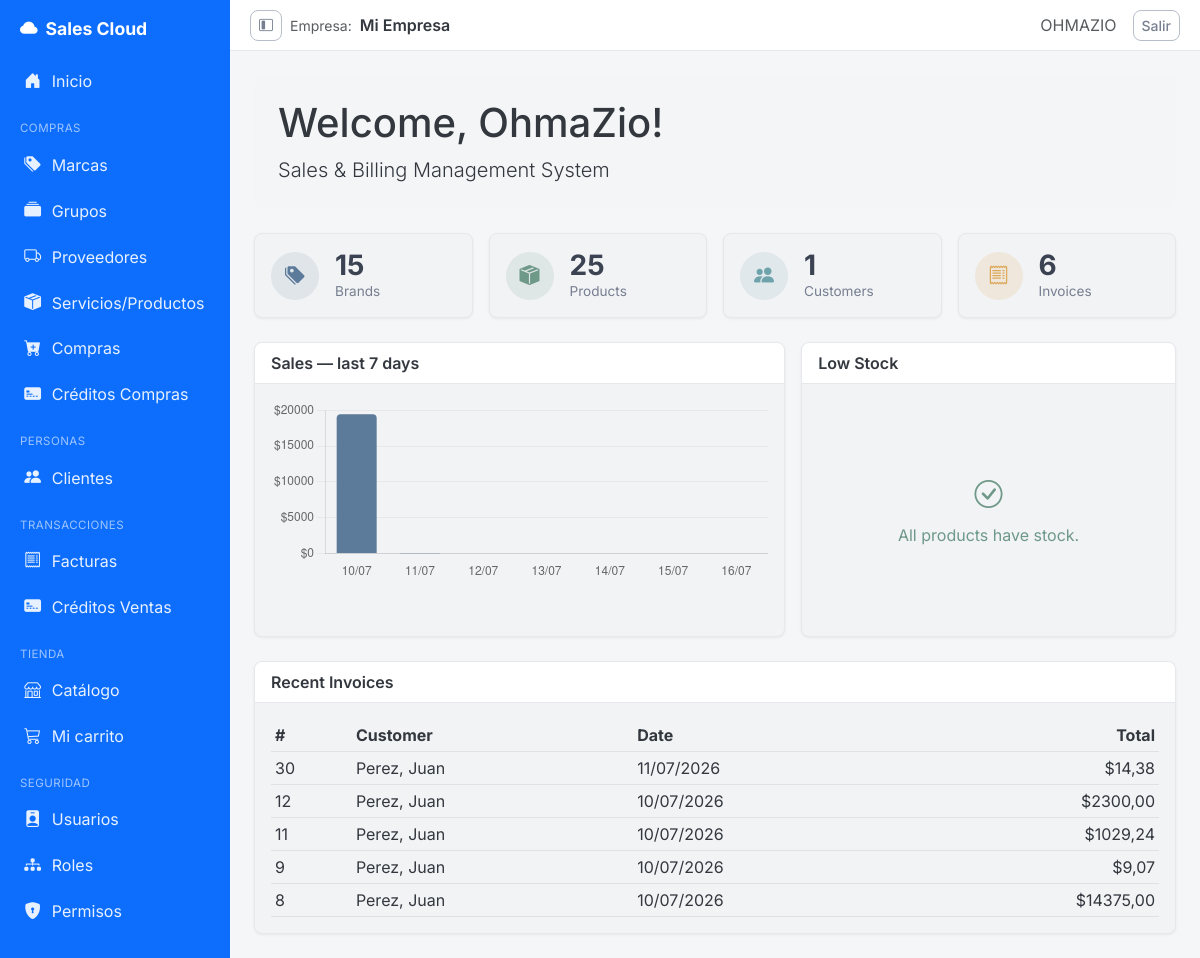
The app's page / (signed in) with its own data.
### billing/models.py (models this page shows, shortened)
class Invoice(models.Model):
    TIPO_PAGO_CONTADO = 'CONTADO'
    TIPO_PAGO_CREDITO = 'CREDITO'
    TIPO_PAGO_CHOICES = [
        (TIPO_PAGO_CONTADO, 'Contado'),
        (TIPO_PAGO_CREDITO, 'Crédito'),
    ]
    ESTADO_PENDIENTE = 'PENDIENTE'
    ESTADO_PAGADA = 'PAGADA'
    ESTADO_CHOICES = [
        (ESTADO_PENDIENTE, 'Pendiente'),
        (ESTADO_PAGADA, 'Pagada'),
    ]
    customer = models.ForeignKey(Customer, on_delete=models.PROTECT, related_name='invoices')
    invoice_date = models.DateTimeField(auto_now_add=True)
    subtotal = models.DecimalField(max_digits=12, decimal_places=2, default=0)
    tax = models.DecimalField(max_digits=12, decimal_places=2, default=0)
    total = models.DecimalField(max_digits=12, decimal_places=2, default=0)
    is_active = models.BooleanField(default=True)
    tipo_pago = models.CharField(max_length=10, choices=TIPO_PAGO_CHOICES, default=TIPO_PAGO_CONTADO)
    saldo = models.DecimalField(max_digits=10, decimal_places=2, default=0)
    estado = models.CharField(max_length=10, choices=ESTADO_CHOICES, default=ESTADO_PENDIENTE)
    class Meta:
        ordering = ['-invoice_date']
        permissions = [
            ('export_invoice', 'Can export invoice'),
            ('print_invoice', 'Can print invoice'),
        ]

class Customer(models.Model):
    DOCUMENT_CEDULA = 'CEDULA'
    DOCUMENT_RUC = 'RUC'
    DOCUMENT_CHOICES = [
        (DOCUMENT_CEDULA, 'Cédula'),
        (DOCUMENT_RUC, 'RUC'),
    ]
    dni = models.CharField(max_length=13, unique=True, verbose_name='DNI/RUC', validators=[validate_cedula_ec])
    document_type = models.CharField(max_length=10, choices=DOCUMENT_CHOICES, default=DOCUMENT_CEDULA, blank=True)
    business_name = models.CharField(max_length=200, blank=True, null=True, verbose_name='Razón Social')
    first_name = models.CharField(max_length=100)
    last_name = models.CharField(max_length=100)
    email = models.EmailField(blank=True, null=True)
    phone = models.CharField(max_length=20, blank=True, null=True)
    address = models.TextField(blank=True, null=True)
    is_active = models.BooleanField(default=True)
    created_at = models.DateTimeField(auto_now_add=True)
    updated_at = models.DateTimeField(auto_now=True)
    class Meta:
        ordering = ['last_name', 'first_name']
        permissions = [
            ('export_customer', 'Can export customer'),
            ('print_customer', 'Can print customer'),
        ]
    def __str__(self): return f'{self.last_name}, {self.first_name}'

### billing/views.py (the view)
# urls.py: path('', views.home, name='home'),
@login_required
def home(request):
    if not request.user.is_superuser and request.user.groups.filter(name='Cliente').exists():
        return redirect('storefront:catalog')
    today = timezone.localdate()
    start_date = today - timedelta(days=6)
    daily_totals = (
        Invoice.objects.filter(invoice_date__date__gte=start_date)
        .annotate(day=TruncDate('invoice_date'))
        .values('day')
        .annotate(total=Sum('total'))
    )
    totals_by_day = {row['day']: float(row['total']) for row in daily_totals}
    sales_labels, sales_values = [], []
    for i in range(7):
        day = start_date + timedelta(days=i)
        sales_labels.append(day.strftime('%d/%m'))
        sales_values.append(totals_by_day.get(day, 0))
    low_stock = list(Product.objects.filter(stock__lte=5, is_active=True).order_by('stock')[:8])
    context = {
        'total_brands': Brand.objects.count(),
        'total_products': Product.objects.count(),
        'total_customers': Customer.objects.count(),
        'total_invoices': Invoice.objects.count(),
        'recent_invoices': Invoice.objects.all()[:5],  # Últimas 5
        'low_stock': low_stock,
        'sales_labels_json': json.dumps(sales_labels),
        'sales_values_json': json.dumps(sales_values),
        'has_sales_data': any(sales_values),
        'stock_labels_json': json.dumps([p.name for p in low_stock]),
        'stock_values_json': json.dumps([p.stock for p in low_stock]),
        'has_low_stock': bool(low_stock),
    }
    return render(request, 'billing/home.html', context)

### billing/templates/billing/home.html (shortened to what this page needs)
{% extends 'billing/base_sidebar.html' %}
{% block content %}
<div class="p-4 mb-4 bg-light rounded-3">
  <h1>Welcome, {{ user.first_name|default:user.username }}!</h1>
  <p class="lead mb-0">Sales & Billing Management System</p>
</div>
<div class="row g-3 mb-4">
  <div class="col-6 col-lg-3">
    <div class="card stat-tile h-100">
      <div class="card-body d-flex align-items-center gap-3">
        <div class="stat-icon" style="background: rgba(92, 122, 153, .12); color: #5C7A99;">
          <i class="bi bi-tags-fill"></i>
        </div>
        <div>
          <div class="stat-number">{{ total_brands }}</div>
          <div class="stat-label">Brands</div>
        </div>
      </div>
    </div>
  </div>
  <div class="col-6 col-lg-3">
    <div class="card stat-tile h-100">
      <div class="card-body d-flex align-items-center gap-3">
        <div class="stat-icon" style="background: rgba(110, 152, 135, .14); color: #6E9887;">
          <i class="bi bi-box-seam-fill"></i>
        </div>
        <div>
          <div class="stat-number">{{ total_products }}</div>
          <div class="stat-label">Products</div>
        </div>
      </div>
    </div>
  </div>
  <div class="col-6 col-lg-3">
    <div class="card stat-tile h-100">
      <div class="card-body d-flex align-items-center gap-3">
        <div class="stat-icon" style="background: rgba(111, 163, 172, .14); color: #6FA3AC;">
          <i class="bi bi-people-fill"></i>
        </div>
        <div>
          <div class="stat-number">{{ total_customers }}</div>
          <div class="stat-label">Customers</div>
        </div>
      </div>
    </div>
  </div>
  <div class="col-6 col-lg-3">
    <div class="card stat-tile h-100">
      <div class="card-body d-flex align-items-center gap-3">
        <div class="stat-icon" style="background: rgba(221, 168, 91, .16); color: #DDA85B;">
          <i class="bi bi-receipt"></i>
        </div>
        <div>
          <div class="stat-number">{{ total_invoices }}</div>
          <div class="stat-label">Invoices</div>
        </div>
      </div>
    </div>
  </div>
</div>
<div class="row g-3 mb-4">
  <div class="col-lg-7">
    <div class="card chart-card h-100">
      <div class="card-header">Sales — last 7 days</div>
      <div class="card-body">
        {% if has_sales_data %}
        <canvas id="salesChart" height="110"></canvas>
        {% else %}
        <div class="chart-empty-state">
          <i class="bi bi-bar-chart-line"></i>
          <div>No sales recorded in the last 7 days.</div>
        </div>
        {% endif %}
      </div>
    </div>
  </div>
  <div class="col-lg-5">
    <div class="card chart-card h-100">
      <div class="card-header">Low Stock</div>
      <div class="card-body">
        {% if has_low_stock %}
        <canvas id="stockChart" height="180"></canvas>
        {% else %}
        <div class="chart-empty-state">
          <i class="bi bi-check-circle text-success"></i>
          <div class="text-success">All products have stock.</div>
        </div>
        {% endif %}
      </div>
    </div>
  </div>
</div>
<div class="row g-3">
  <div class="col-12">
    <div class="card chart-card">
      <div class="card-header">Recent Invoices</div>
      <div class="card-body">
        <table class="table table-sm table-hover mb-0">
          <thead><tr><th>#</th><th>Customer</th><th>Date</th><th class="text-end">Total</th></tr></thead>
          <tbody>
            {% for inv in recent_invoices %}
            <tr>
              <td>{{ inv.id }}</td>
              <td>{{ inv.customer }}</td>
              <td>{{ inv.invoice_date|date:"d/m/Y" }}</td>
              <td class="text-end">${{ inv.total }}</td>
            </tr>
            {% empty %}
            <tr><td colspan="4" class="text-center">No invoices yet.</td></tr>
            {% endfor %}
          </tbody>
        </table>
      </div>
    </div>
  </div>
</div>
{% endblock %}
{% block extra_js %}
{% if has_sales_data or has_low_stock %}
<script>
{% if has_sales_data %}
new Chart(document.getElementById('salesChart'), {
  type: 'bar',
  data: {
    labels: {{ sales_labels_json|safe }},
    datasets: [{
      label: 'Sales',
      data: {{ sales_values_json|safe }},
      backgroundColor: '#5C7A99',
      borderRadius: 4,
      maxBarThickness: 40,
    }]
  },
  options: {
    responsive: true,
    plugins: {
      legend: { display: false },
      tooltip: { callbacks: { label: (ctx) => '$' + ctx.parsed.y.toFixed(2) } }
    },
    scales: {
      y: { beginAtZero: true, grid: { color: '#E6E8EB' }, ticks: { callback: (v) => '$' + v } },
      x: { grid: { display: false } }
    }
  }
});
{% endif %}
</script>
{% endif %}
{% endblock %}

### billing/templates/billing/base_sidebar.html (shortened to what this page needs)
{% load security_tags %}
{% load static %}
<!DOCTYPE html>
<html lang="es">
<head>
  <link href="https://cdn.jsdelivr.net/npm/bootstrap@5.3.0/dist/css/bootstrap.min.css" rel="stylesheet">
  <link rel="stylesheet" href="https://cdn.jsdelivr.net/npm/bootstrap-icons@1.11.1/font/bootstrap-icons.css">
  <link rel="stylesheet" href="{% static 'css/theme.css' %}">
</head>
<body>
<aside class="app-sidebar" id="appSidebar">
  <a class="brand" href="{% url 'billing:home' %}"><i class="bi bi-cloud-fill"></i><span>Sales Cloud</span></a>
  <nav class="nav flex-column">
    <a class="nav-link" href="{% url 'billing:home' %}" title="Inicio"><i class="bi bi-house-door-fill"></i><span>Inicio</span></a>
    {% if user.is_authenticated %}
    {% if user|has_group:'Analista de Compras' or user|has_group:'Administrador' %}
    <div class="nav-section-title">Compras</div>
    <a class="nav-link" href="{% url 'billing:brand_list' %}" title="Marcas"><i class="bi bi-tags-fill"></i><span>Marcas</span></a>
    <a class="nav-link" href="{% url 'billing:productgroup_list' %}" title="Grupos"><i class="bi bi-collection-fill"></i><span>Grupos</span></a>
    <a class="nav-link" href="{% url 'billing:supplier_list' %}" title="Proveedores"><i class="bi bi-truck"></i><span>Proveedores</span></a>
    <a class="nav-link" href="{% url 'billing:product_list' %}" title="Servicios/Productos"><i class="bi bi-box-seam-fill"></i><span>Servicios/Productos</span></a>
    <a class="nav-link" href="{% url 'purchasing:purchase_list' %}" title="Compras"><i class="bi bi-cart-plus-fill"></i><span>Compras</span></a>
    <a class="nav-link" href="{% url 'creditos_compras:compra_list' %}" title="Créditos Compras"><i class="bi bi-credit-card-2-front-fill"></i><span>Créditos Compras</span></a>
    {% endif %}
    {% if user|has_group:'Vendedor' or user|has_group:'Administrador' %}
    <div class="nav-section-title">Personas</div>
    <a class="nav-link" href="{% url 'billing:customer_list' %}" title="Clientes"><i class="bi bi-people-fill"></i><span>Clientes</span></a>
    <div class="nav-section-title">Transacciones</div>
    <a class="nav-link" href="{% url 'billing:invoice_list' %}" title="Facturas"><i class="bi bi-receipt"></i><span>Facturas</span></a>
    <a class="nav-link" href="{% url 'creditos_ventas:factura_list' %}" title="Créditos Ventas"><i class="bi bi-credit-card-2-front-fill"></i><span>Créditos Ventas</span></a>
    {% endif %}
    {% if user|has_group:'Cliente' %}
    <div class="nav-section-title">Tienda</div>
    <a class="nav-link" href="{% url 'storefront:catalog' %}" title="Catálogo"><i class="bi bi-shop"></i><span>Catálogo</span></a>
    <a class="nav-link" href="{% url 'storefront:cart_detail' %}" title="Mi carrito"><i class="bi bi-cart3"></i><span>Mi carrito</span></a>
    {% endif %}
    {% if user|has_group:'Administrador' %}
    <div class="nav-section-title">Seguridad</div>
    <a class="nav-link" href="{% url 'security:user_list' %}" title="Usuarios"><i class="bi bi-person-badge-fill"></i><span>Usuarios</span></a>
    <a class="nav-link" href="{% url 'security:group_list' %}" title="Roles"><i class="bi bi-diagram-3-fill"></i><span>Roles</span></a>
    <a class="nav-link" href="{% url 'security:permission_list' %}" title="Permisos"><i class="bi bi-shield-lock-fill"></i><span>Permisos</span></a>
    {% endif %}
    {% endif %}
  </nav>
</aside>
<div class="app-main">
  <header class="app-topbar">
    <div class="d-flex align-items-center gap-2">
      <button class="btn btn-sm btn-outline-secondary d-none d-md-inline-flex" type="button"
              id="sidebarToggle" title="Colapsar/expandir menú">
        <i class="bi bi-layout-sidebar-inset"></i>
      </button>
      <span class="text-muted small">Empresa:</span>
      <span class="fw-semibold">{{ request.session.company_name|default:"Mi Empresa" }}</span>
    </div>
    <div class="d-flex align-items-center gap-3">
      {% if user.is_authenticated %}
        <span class="text-muted">{{ user.username|upper }}</span>
        <form method="post" action="{% url 'logout' %}" class="d-inline">
          <button type="submit" class="btn btn-sm btn-outline-secondary">Salir</button>
        </form>
      {% else %}
        <a href="{% url 'login' %}" class="btn btn-sm btn-primary">Iniciar sesión</a>
      {% endif %}
    </div>
  </header>
  <div class="app-content">
    {% block content %}{% endblock %}
  </div>
</div>
{% block extra_js %}{% endblock %}
</body>
</html>

### records on screen
Invoice: id "30", customer "Perez, Juan", invoice_date "11/07/2026", total "14,38"
Invoice: id "12", customer "Perez, Juan", invoice_date "10/07/2026", total "2300,00"
Invoice: id "11", customer "Perez, Juan", invoice_date "10/07/2026", total "1029,24"
Invoice: id "9", customer "Perez, Juan", invoice_date "10/07/2026", total "9,07"
Invoice: id "8", customer "Perez, Juan", invoice_date "10/07/2026", total "14375,00"

### other values on screen
{{ request.session.company_name|default:"Mi Empresa" }} "Mi Empresa"
{{ user.username|upper }} "OHMAZIO"
{{ user.first_name|default:user.username }} "OhmaZio"
{{ total_brands }} "15"
{{ total_products }} "25"
{{ total_customers }} "1"
{{ total_invoices }} "6"
chart data {{ sales_labels_json|safe }} ["10/07", "11/07", "12/07", "13/07", "14/07", "15/07", "16/07"]
chart data {{ sales_values_json|safe }} [19438.312, 14.375, 0, 0, 0, 0, 0]
